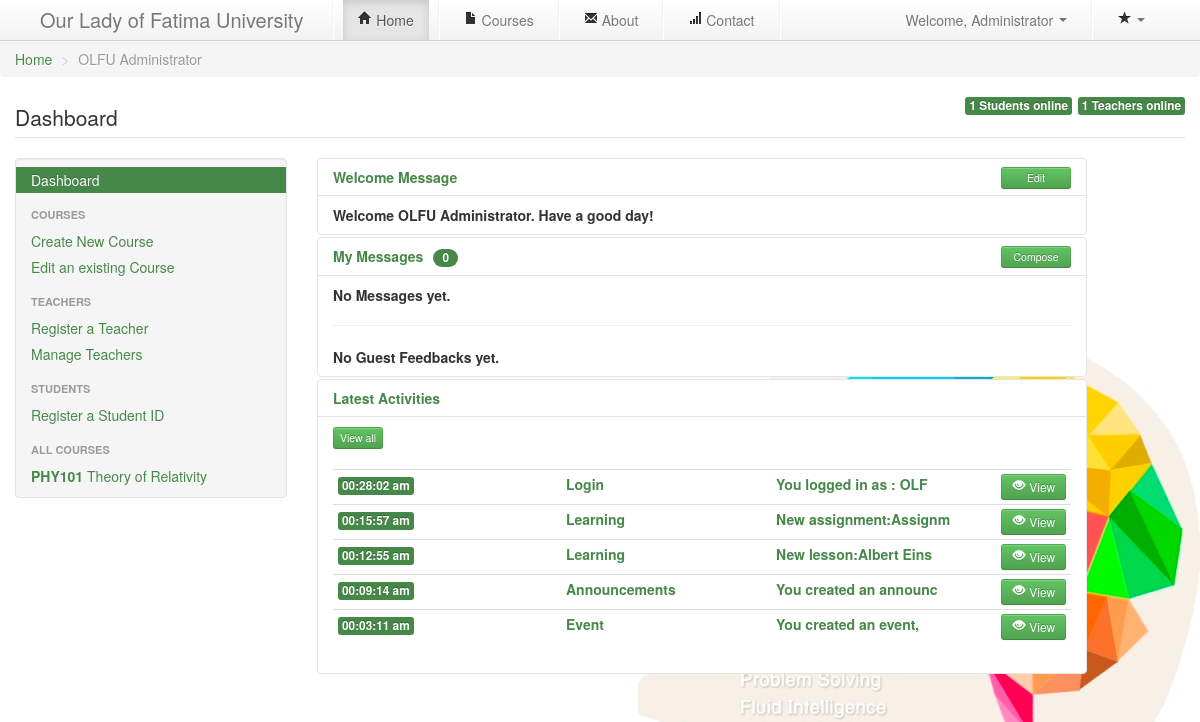
/profile.php (signed in), run on the app's committed database.
### tables this page shows
CREATE TABLE `uoc_members` (
  `id` int(11) NOT NULL AUTO_INCREMENT,
  `fname` text NOT NULL,
  `lname` text NOT NULL,
  `eml` varchar(36) NOT NULL,
  `uname` varchar(36) NOT NULL,
  `pass` varchar(36) NOT NULL,
  `jdate` timestamp NOT NULL DEFAULT CURRENT_TIMESTAMP ON UPDATE CURRENT_TIMESTAMP,
  `utype` int(1) NOT NULL,
  `regid` varchar(13) NOT NULL,
  PRIMARY KEY (`id`)
);

CREATE TABLE `uoc_courses` (
  `id` int(11) NOT NULL AUTO_INCREMENT,
  `ctitle` text NOT NULL,
  `ccode` varchar(8) NOT NULL,
  `cvis` int(11) NOT NULL,
  `cdate` timestamp NOT NULL DEFAULT CURRENT_TIMESTAMP,
  `passkey` varchar(8) NOT NULL,
  `ccreator` int(11) NOT NULL,
  `cdesc` text NOT NULL,
  PRIMARY KEY (`id`)
);

CREATE TABLE `uoc_activity` (
  `id` int(11) NOT NULL AUTO_INCREMENT,
  `type` text NOT NULL,
  `desc` text NOT NULL,
  `ts` timestamp NOT NULL DEFAULT CURRENT_TIMESTAMP ON UPDATE CURRENT_TIMESTAMP,
  `uid` int(11) NOT NULL,
  PRIMARY KEY (`id`)
);

### conf/setup.php (called while the page is built, shortened)
<?php
$home = "index.php";
$courses = "courses.php";
$about = "about.php";
$contact = "contact.php";
?>

### cont/getTool.php (called while the page is built, shortened)
<?php
include_once "./mod/user.php";
$id = $_SESSION['uid'];
$user = new user();
					$data = mysql_fetch_array($user->check_byId($id));
					$fname = $data['fname'];
					$lname = $data['lname'];
?>

### conf/config.php (called while the page is built, shortened)
<?php
$dbase = "uoc";
?>

### conf/database.php (called while the page is built, shortened)
<?php
	function connect($sql){
	include 'config.php';
	$db = mysql_connect($host,$user,$password) or die(mysql_error());
	$result = mysql_query($sql,$db);
	return $result;
	}
?>

### mod/user.php (called while the page is built, shortened)
<?php
if(file_exists('conf/database.php')){
	include_once 'conf/database.php';
}else{
include_once "../conf/database.php";
}
class user{
	function check_byId($id){
		$qry = "SELECT * from `uoc_members` where `id` = '$id'";
		$rslt = connect($qry);
		return $rslt;
		}
	function get_activity($uid){
		$qry = "SELECT * from `uoc_activity` WHERE `uid`='$uid' ORDER BY `ts` desc LIMIT 5";
		$rslt = connect($qry);
		return $rslt;
		}
	}
?>

### mod/course.php (called while the page is built, shortened)
<?php
if(file_exists('conf/database.php')){
	include_once 'conf/database.php';
}else{
include_once "../conf/database.php";
}
class course{
	function find_courseall(){
		$qry = "SELECT * from `uoc_courses`";
		$rslt = connect($qry);
		return $rslt;
		}
	}
?>

### mod/messages.php (called while the page is built, shortened)
<?php
if(file_exists('conf/database.php')){
	include_once 'conf/database.php';
}else{
include_once "../conf/database.php";
}
class messages{
	function get_welcome(){
		$qry = "SELECT * FROM `uoc_welcome` ";
		$rslt = connect($qry);
		return $rslt;
		}
	}
?>

### cont/getActivities.php (the view)
<?php
	  require_once "mod/user.php";
		$users1 = new user();
		if(isset($_GET['v']) && $_GET['v']=='a' ){
		$ruser = $users1->get_allactivity($_SESSION['uid']);
		}else{
		$ruser = $users1->get_activity($_SESSION['uid']);
		}
		$rucount = mysql_num_rows($ruser);
		if($rucount>0){
		echo '<table class="table table-condensed" style="width:100%;margin-top:20px;">';
		WHILE($duser = mysql_fetch_array($ruser)):
			$atitle = substr($duser['desc'], 0, 22);
			$atype = substr($duser['type'], 0, 25);
			$date = new DateTime($duser['ts']);
			$odate = date_format( $date,"H:i:s a");
			$odate2 = date_format( $date,"F j, Y");
			echo '<tr>
					<td><span class="label label-success  text-center " data-toggle="tooltip" title="'.$odate2.'">'.$odate.'</span></td>
					<td width=200px><span class="text-success "><strong>'.$atype.'</strong></span></td>
					<td width=200px><span class="text-success "><strong>'.$atitle.'</strong></span></td>
					<td width=80px><button class="btn btn-success btn-small pull-right" href="#viewactivity'.$duser['id'].'" data-toggle="modal"><i class="icon-eye-open icon-white"></i> View</button></td>
				</tr>
<div id="viewactivity'.$duser['id'].'" class="modal fade hide" tabindex="-1" role="dialog" aria-labelledby="myModalLabel1" >
						<div class="modal-header">
							<h5 id="myModalLabel1">'.$duser['type'].'</h5>
						</div>
						  <div class="modal-body">
						  <h4><span class="badge badge-success" data-toggle="tooltip" title="'.$odate2.'"><i class="icon-calendar icon-white"></i>'.$odate.'</span></h4><br/>'.$duser["desc"].'
						  <br/>
						  </div>
						  <div class="modal-footer">
							<button class="btn" data-dismiss="modal" aria-hidden="true">Close</button>
						  </div>
					</div>';
		ENDWHILE;
		echo '</table>
		';
		}else{
		echo '<strong >No Activites yet.</strong> ';
		}
?>

### profile.php (shortened to what this page needs)
<?php
	if(isset($_SESSION["uid"])){
		$type = $_SESSION["type"];
		if($type===1){ $type="Administrator";}
		else if($type===2){ $type="Teacher";}
		else{ $type="Student";}
		include "cont/getTool.php";
		include_once "conf/setup.php";
	}else{
		header( "Location: index.php" ) ;
	}
?>
<!DOCTYPE html>
<html>
  <head>
    <link href="css/bootstrap.css" rel="stylesheet" media="screen">
    <link href="css/bootstrap-responsive.css" rel="stylesheet" media="screen">
  </head>
  <body>
	<div class="navbar navbar-static-top">
		<div class="navbar-inner">
			<div class="container-fluid">
				<a class="brand" href="index.php" name="top">Our Lady of Fatima University</a>
				<div class="nav-collapse collapse">
					<ul class="nav">
						<li class="divider-vertical"></li>
						<li class="active"><a href="<?php echo $home;?>"><i class="icon-home"></i> Home</a></li>
						<li class="divider-vertical"></li>
						<li ><a href="<?php echo $courses;?>"><i class="icon-file"></i> Courses</a></li>
						<li class="divider-vertical"></li>
						<li><a href="<?php echo $about;?>"><i class="icon-envelope"></i> About</a></li>
						<li class="divider-vertical"></li>
						<li><a href="<?php echo $contact;?>"><i class="icon-signal"></i> Contact</a></li>
						<li class="divider-vertical"></li>
					</ul>
					<ul class="nav pull-right">
						<li class="divider-vertical"></li>
						<li class="dropdown">
							<a href="#"
								  class="dropdown-toggle"
								  data-toggle="dropdown">
								  <i class="icon-star"></i>
								  <b class="caret"></b>
							</a>
						</li>
						</ul>
						<ul class="nav pull-right">
                    <li class="dropdown"><a href="#" class="dropdown-toggle" data-toggle="dropdown">Welcome, <?php echo $type;?> <b class="caret"></b></a>
                    </li>
						</ul>
				</div>
			</div>
		</div>
	</div>
<ul class="breadcrumb">
  <li><a href="index.php">Home</a> <span class="divider">></span></li>
  <li class="active"><?php echo ucfirst($fname)." ".ucfirst($lname);?></li>
</ul>
<div class="container">
	<legend>Dashboard
	<?php
		include_once "cont/getOnlineUsers.php";
	?>
	</legend>
	<div class="row">
	<div id="" class="span3 well" style="max-width: 340px; padding: 8px 0;">
	<?php include "cont/getDash.php"; ?>
	</div>
<div class="span8">
     <div class="accordion" id="accordion2">
            <div class="accordion-group">
              <div class="accordion-heading">
                <a class="accordion-toggle" data-toggle="collapse" data-parent="#accordion2" href="#collapseOne">
                  <strong>Welcome Message</strong>
					<?php if($type=="Administrator"){
					echo '<button class="btn btn-success btn-mini pull-right span1" href="#editmessage" data-toggle="modal" >Edit</button>	';} ?>
                </a>
              </div>
              <div id="collapseOne" class="accordion-body collapse" style="height: 0px; ">
                <div class="accordion-inner">
                  <?php include 'cont/getWelcome.php';?>
                </div>
              </div>
            </div>
            <div class="accordion-group">
              <div class="accordion-heading">
                <a class="accordion-toggle" data-toggle="collapse" data-parent="#accordion2" href="#collapseTwo">
                 <strong>My Messages</strong><span class="nummsg badge badge-success" style="margin-left:10px" ></span>
				<button class="btn btn-success btn-mini pull-right span1" href="#composemessage" data-toggle="modal" >Compose</button>
                </a>
              </div>
              <div id="collapseTwo" class="accordion-body collapse">
                <div class="accordion-inner">
                  <?php include 'cont/getMessages.php';?>
                </div>
              </div>
            </div>
            <div class="accordion-group">
              <div class="accordion-heading">
                <a class="accordion-toggle" data-toggle="collapse" data-parent="#accordion3" href="#collapseThree"> <strong >Latest Activities</strong></a>
              </div>
              <div id="collapseThree" class="accordion-body collapse">
                <div class="accordion-inner">
					<?php if(!isset($_GET['v']))
					echo '<a class="btn btn-success btn-mini pull-rigt" href="profile.php?&v=a&">View all</a>		';
						else
					echo '<a class="btn btn-success btn-mini pull-rigt" href="profile.php">Show less</a>		';
						?>
                  <?php include 'cont/getActivities.php';?>
                </div>
              </div>
            </div>
										<?php
										require_once "mod/user.php";
										?>
            </div>
          </div>
    </div>
</div>
</body>
</html>

### cont/getDash.php (shortened to what this page needs)
<?php
if($type=="Student"){
	echo '<ul class="nav nav-list">
	  <li class="active"><a href="#">Dashboard</a></li>
	  <li class="nav-header">Manage Courses</li>
	  <li><a id="enrollCourse" href="#enrollCourseModal" role="button" data-toggle="modal">Enroll on a New Course</a></li>
	  <li><a id="dropCourse" href="#dropCourseModal" role="button" data-toggle="modal">Drop on a Course</a></li>
	  <li class="nav-header">My Courses</li>
	  ';
		include "enrollNewCourseModal.php";
		include "dropCourseModal.php";
	  require_once "mod/course.php";
		$course = new course();
		$represult = $course->find_coursebystudent($_SESSION['uid']);
		if(mysql_num_rows($represult)>0){
		WHILE($data = mysql_fetch_array($represult)):
			echo '<li><a href="courses.php?c='.$data['id'].'&"><strong>'.$data['ccode'].'</strong> '.$data['ctitle'].'</a></li>';
		ENDWHILE;
	  }else{
			echo '<li><a href="courses.php"><strong>No Courses Enrolled.</a></li>';
	  }
echo '</ul>';
	}
else{
echo '<ul class="nav nav-list">
	  <li class="active"><a href="#">Dashboard</a></li>
	  <li class="nav-header">Courses</li>
	  <li><a id="newCourseLink" href="#createCourseModal" role="button" data-toggle="modal">Create New Course</a></li>
	  <li><a id="editCourseLink" href="#editCourseModal" role="button" data-toggle="modal">Edit an existing Course</a></li>';
	  if($type=="Administrator"){
	 echo ' <li class="nav-header">Teachers</li>
	  <li><a id="newCourseLink" href="#createTeacherModal" role="button" data-toggle="modal">Register a Teacher</a></li>
	  <li><a id="editCourseLink" href="#removeTeacherModal" role="button" data-toggle="modal">Manage Teachers</a></li>
	  <li class="nav-header">Students</li>
	  <li><a id="newStudIdLink" href="#newStudIdModal" role="button" data-toggle="modal">Register a Student ID</a></li>
	  <li class="nav-header">All Courses</li>
';
	  }else{
	  echo '<li class="nav-header">My Managed Courses</li>';
	  }
	  require_once "mod/course.php";
		$course = new course();
		if($type=="Administrator") $represult = $course->find_courseall();
		else if($type=="Teacher") $represult = $course->find_coursebycreator($_SESSION['uid']);
		WHILE($data = mysql_fetch_array($represult)):
			echo '<li><a href="courses.php?c='.$data['id'].'"><strong>'.$data['ccode'].'</strong> '.$data['ctitle'].'</a></li>';
		ENDWHILE;
echo '</ul>';
}
?>

### cont/getWelcome.php (shortened to what this page needs)
<?php
	  require_once "mod/messages.php";
		$message = new messages();
		$rmessage = $message->get_welcome();
		$fAcount = mysql_num_rows($rmessage);
		if($fAcount>0){
		WHILE($dmessage = mysql_fetch_array($rmessage)):
			echo '<strong>'.$dmessage['text'].'</strong>';
		ENDWHILE;
		if($type=="Administrator"){
		echo '<div id="editmessage" class="modal fade hide" tabindex="-1" role="dialog" aria-labelledby="myModalLabel1" >
						<div class="modal-header">
							<h5 id="myModalLabel1">Edit Welcome Message</h5>
						</div>
						  <div class="modal-body">
							    <div class="control-group">
								  <label class="control-label" for="adesc">Message</label>
									<div class="controls">
										<textarea rows="3" id="wmsg" name="wmsg" class="input-xlarge" required="required" style="width:90%;">'.$dmessage['text'].'</textarea>
									</div>
								</div>
						  </div>
						  <div class="modal-footer">
							<button class="btn btn-success btnsend1" data-dismiss="modal" aria-hidden="true">Save</button>
						  </div>
					</div>';
					}
		}else{
			echo "<strong>Welcome ".ucfirst($fname)." ".ucfirst($lname).". Have a good day!</strong>";
		}
?>

### data on the page
uoc_members: fname "OLFU", lname "Administrator"
uoc_courses: ccode "PHY101", ctitle "Theory of Relativity"
uoc_activity: ts "00:28:02 am", type "Login", desc "You logged in as : OLF"
uoc_activity: ts "00:15:57 am", type "Learning", desc "New assignment:Assignm"
uoc_activity: ts "00:12:55 am", type "Learning", desc "New lesson:Albert Eins"
uoc_activity: ts "00:09:14 am", type "Announcements", desc "You created an announc"
uoc_activity: ts "00:03:11 am", type "Event", desc "You created an event,"

### other printed values
$type "Administrator"
$online_counter_teach "1"
$online_counter_stud "1"
